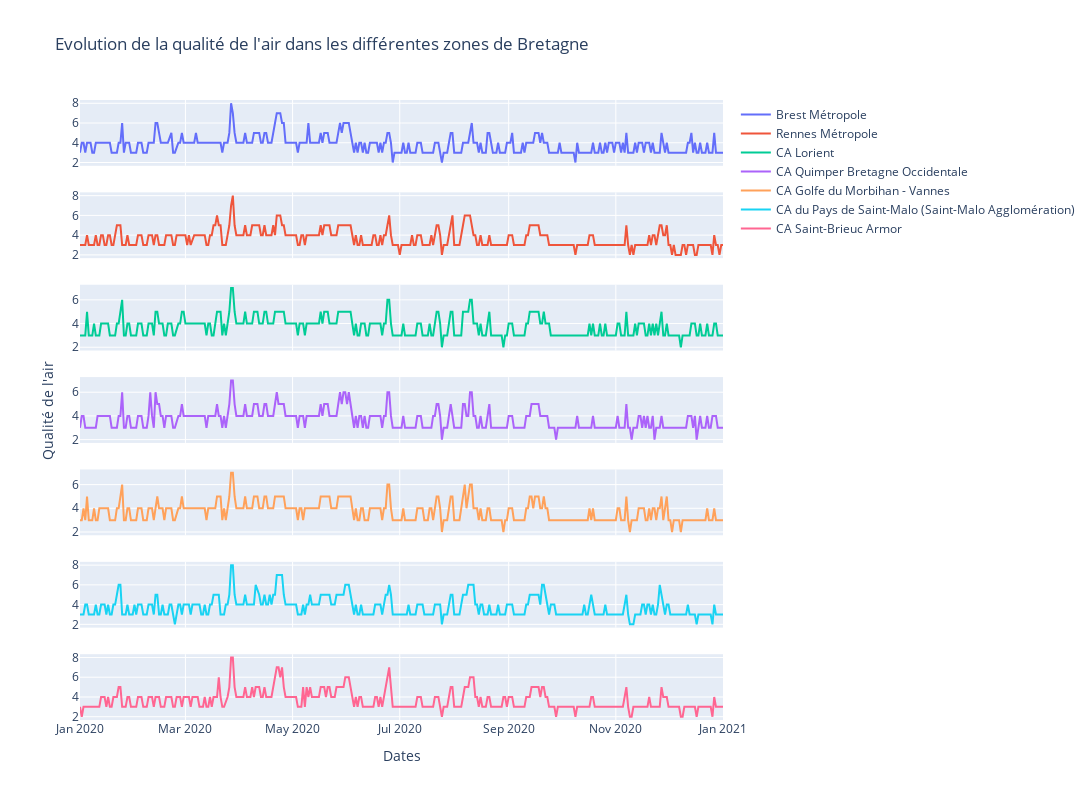

This figure's notebook cell:
### Markdown cell above
D'après la **matrice de confusion** des différents sous-indices comparés à l'indice global de la qualité de l'air, on remarque que les deux sous-indices qui ont un réel impact sur la qualité de l'air sont d'une part `val_o3` qui semble jouer un rôle très important et `val_pm10` qui à une **corrélation supérieure à la moyenne**.  

On note également que `val_no2` n'a aucun impact sur la qualité de l'air (ce qui s'explique par le fait que le NO2 soit important pour la respiration et donc ne dégrade pas l'air, ni sa qualité). En ce qui concerne `val_pm25`, on ne peut rien dire, puisqu'aucune mesure n'a été réalisé.

### Code cell
fig1

### Figure 1 — Plotly figure (JSON) as saved in the notebook; plotly's stock layout.template omitted (floating-point values rounded to 4 significant figures; data arrays with more than 128 entries replaced by an {"elided": "..."} marker saying what was removed)
{"data": [{"name": "Brest Métropole", "type": "scatter", "x": {"elided": "361 str values"}, "xaxis": "x", "y": {"elided": "361 int values"}, "yaxis": "y"}, {"name": "Rennes Métropole", "type": "scatter", "x": {"elided": "362 str values"}, "xaxis": "x2", "y": {"elided": "362 int values"}, "yaxis": "y2"}, {"name": "CA Lorient", "type": "scatter", "x": {"elided": "365 str values"}, "xaxis": "x3", "y": {"elided": "365 int values"}, "yaxis": "y3"}, {"name": "CA Quimper Bretagne Occidentale", "type": "scatter", "x": {"elided": "366 str values"}, "xaxis": "x4", "y": {"elided": "366 int values"}, "yaxis": "y4"}, {"name": "CA Golfe du Morbihan - Vannes", "type": "scatter", "x": {"elided": "365 str values"}, "xaxis": "x5", "y": {"elided": "365 int values"}, "yaxis": "y5"}, {"name": "CA du Pays de Saint-Malo (Saint-Malo Agglomération)", "type": "scatter", "x": {"elided": "363 str values"}, "xaxis": "x6", "y": {"elided": "363 int values"}, "yaxis": "y6"}, {"name": "CA Saint-Brieuc Armor", "type": "scatter", "x": {"elided": "365 str values"}, "xaxis": "x7", "y": {"elided": "365 int values"}, "yaxis": "y7"}], "layout": {"height": 800, "title": {"text": "Evolution de la qualité de l'air dans les différentes zones de Bretagne"}, "width": 1200, "xaxis": {"anchor": "y", "domain": [0, 1], "matches": "x7", "showticklabels": false}, "xaxis2": {"anchor": "y2", "domain": [0, 1], "matches": "x7", "showticklabels": false}, "xaxis3": {"anchor": "y3", "domain": [0, 1], "matches": "x7", "showticklabels": false}, "xaxis4": {"anchor": "y4", "domain": [0, 1], "matches": "x7", "showticklabels": false}, "xaxis5": {"anchor": "y5", "domain": [0, 1], "matches": "x7", "showticklabels": false}, "xaxis6": {"anchor": "y6", "domain": [0, 1], "matches": "x7", "showticklabels": false}, "xaxis7": {"anchor": "y7", "domain": [0, 1], "title": {"text": "Dates"}}, "yaxis": {"anchor": "x", "domain": [0.8939, 1]}, "yaxis2": {"anchor": "x2", "domain": [0.7449, 0.851]}, "yaxis3": {"anchor": "x3", "domain": [0.5959, 0.702]}, "yaxis4": {"anchor": "x4", "domain": [0.4469, 0.5531], "title": {"text": "Qualité de l'air"}}, "yaxis5": {"anchor": "x5", "domain": [0.298, 0.4041]}, "yaxis6": {"anchor": "x6", "domain": [0.149, 0.2551]}, "yaxis7": {"anchor": "x7", "domain": [0, 0.1061]}}}
